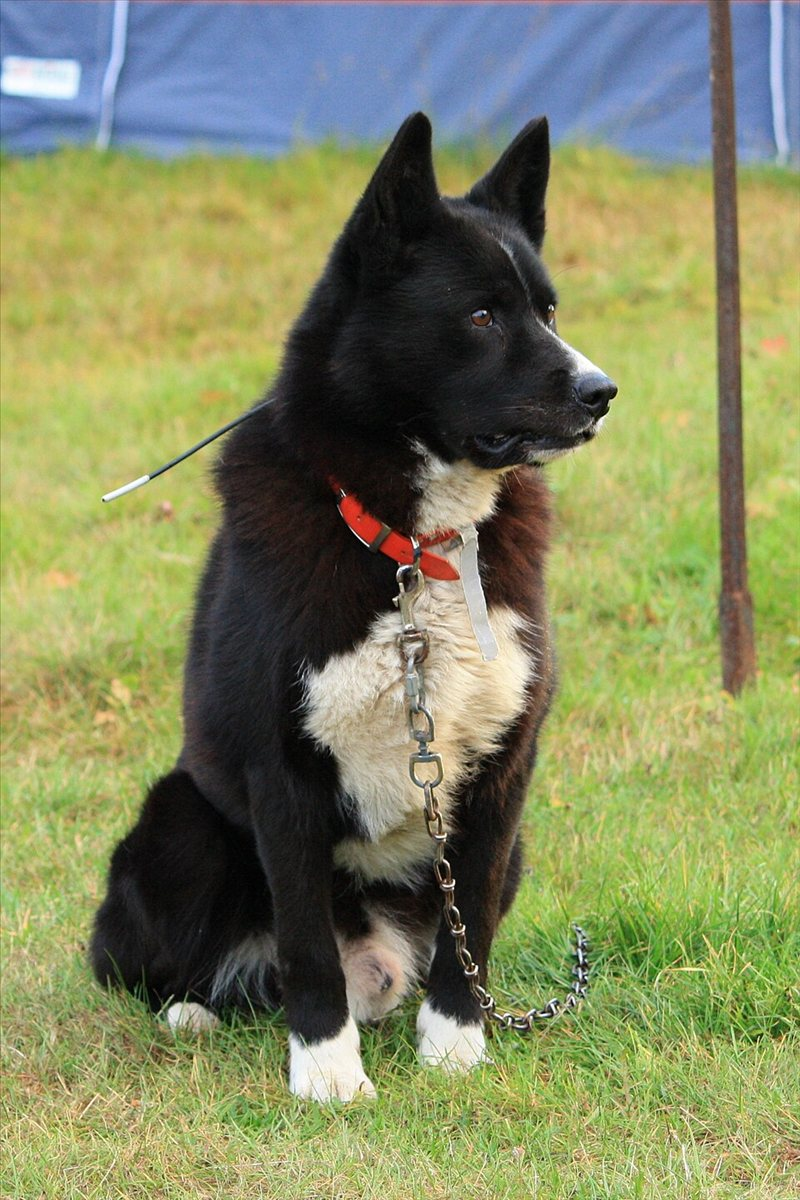
#> input picture backend/src/test/resources/photos/dog-single-black.jpg, 800 x 1200 px
$ python -i convert_asset.py   (imports and definitions only)
#> lines starting #> are read from the running program, lines starting #| are printed output that depends on the picture; after the words box and inside, x2 and y2 are one past the last pixel; in counts of white or black regions, pixels touching at a corner belong together
#> further down, picture is the input picture: PIL image 800x1200 RGB; mean R, G, B 131.4, 136.8, 96.9
"""AnimalLift output (mesh.obj + uv.png [+ hair.npz]) -> GLB that satisfies docs/asset/GLB_SPEC.md.

  python tools/convert_asset.py \
    --obj work/<jobId>/raw/mesh.obj --texture work/<jobId>/raw/uv.png [--hair work/<jobId>/raw/hair.npz] \
    --out results/<jobId>/base.glb --metrics results/<jobId>/base.metrics.json \
    [--forward-axis +x] [--normalize-longest-axis 1.0] [--max-triangles 20000] [--max-texture 2048] [--max-bytes 10485760] \
    [--hair-meta <AnimalLift>/assets/hair_map_meta_uvanchor.npz] [--pad-texture]

GLB_SPEC §1~§4 applied here:
  * single binary .glb, texture embedded, one node named "base", POSITION/NORMAL/TEXCOORD_0
  * Y-up, 1 unit = 1 m, longest bounding-box axis = 1.0 m, lowest point y = 0, centred on x/z
  * face toward +Z. AnimalLift's template (SMAL-style) has the head on +X, so the default --forward-axis is +x
  * PBR metallic 0, roughness 0.9
Violations exit with code 2 and a reason (the inference service reports CONVERSION_FAILED).

With --hair, the fur maps for the app's shell fur go inside the GLB (GLB_SPEC §4.1): two PNG images in the binary
chunk, named by the root extras.beside = {hairLengthImage, hairFlowImage, furLength} that the app reads
(RuntimeModelLoader.TryReadEmbeddedHair). They are images only, no glTF texture uses them. The same maps are also
written next to the GLB as hair_length.png / hair_flow.png / hair_maps.json for inspection.

Two opt-in extras from the branch Unity (2d2e235), both off by default so the default GLB is unchanged (need scipy):
  --hair-meta  rebuild the fur maps from AnimalLift's guide texels only (hair_map_meta_uvanchor.npz), no fur on the
               nose leather and paw pads (needs base_texture.png next to the meta file), seams padded 3 texels;
               furLength is then the 99.5th percentile over texels that have fur. Also writes hair_region.png
               (guide group per texel, 255 = none) next to the GLB. An unreadable meta file falls back to the raw maps.
  --pad-texture  fill uv.png's pure-green background with the nearest UV island colour (no green fringes at ears
               and seams) for the GLB's base colour, and write it as texture_padded.png for rig_transfer.
The fur map layout (keys, image names, flow G sign) is the same either way.
"""
from __future__ import annotations

import argparse
import io
import json
import logging
import os
import struct
import sys
import time

import numpy as np
import trimesh
from PIL import Image

# rotation (about +Y) that turns the given head axis into +Z, as a function of (x, z) -> (x', z')
_FORWARD = {
    "+z": lambda x, z: (x, z),
    "-z": lambda x, z: (-x, -z),
    "+x": lambda x, z: (-z, x),   # head on +X -> +Z
    "-x": lambda x, z: (z, -x),
}

MAX_GLB_BYTES = 10 * 1024 * 1024   # GLB_SPEC §1 file size limit; the inference service checks a rigged GLB against it too

log = logging.getLogger("convert_asset")


class ConversionError(Exception):
    pass


def pad_texture(img: Image.Image) -> Image.Image:
    """AnimalLift's uv.png has a pure green background between the UV islands. Bilinear filtering and mip-maps
    pull that green into the edges of every island (green seams on ears, green fringes on the fur).
    Replace each background pixel with the color of the nearest island pixel; island pixels stay as they are."""
    a = np.asarray(img.convert("RGB"), np.float32) / 255.0
    green = (a[..., 1] > 0.55) & (a[..., 0] < 0.4) & (a[..., 2] < 0.4) & (a[..., 1] - np.maximum(a[..., 0], a[..., 2]) > 0.3)
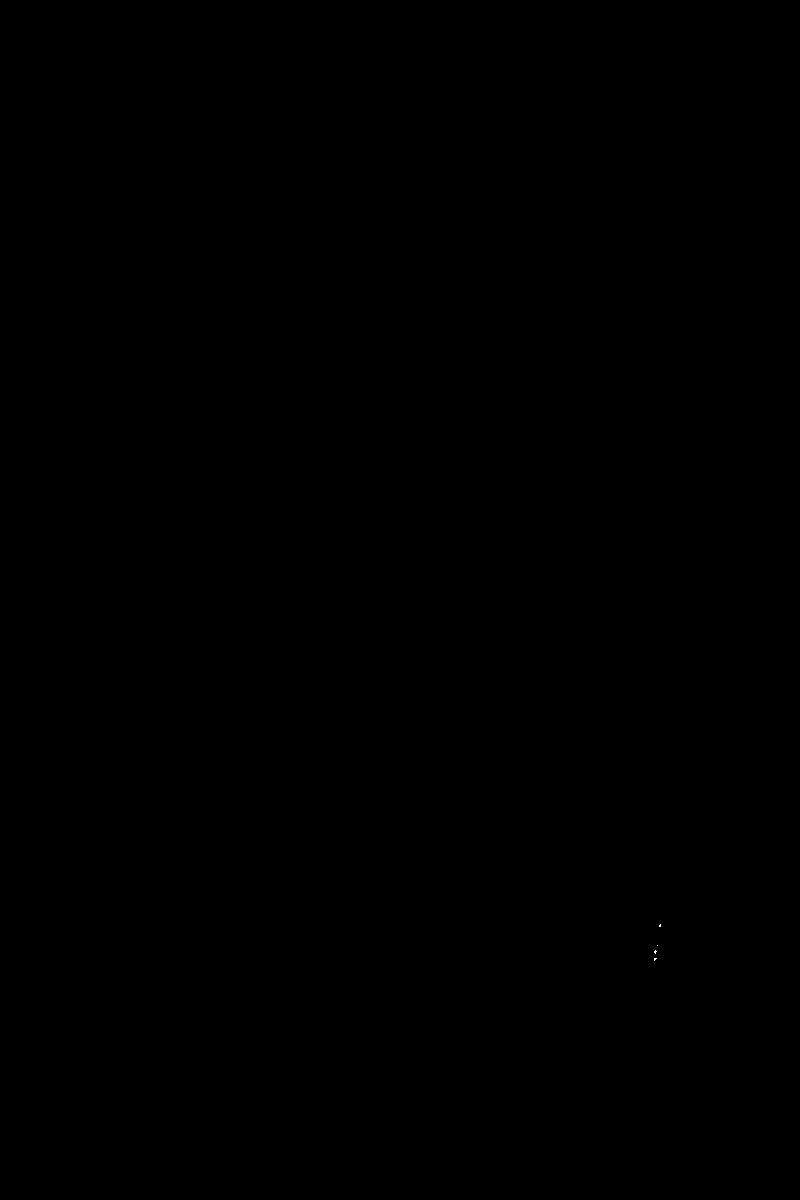
#> green: shape (1200, 800) bool; 0% white in thin lines or dots, all inside (x1, y1, x2, y2) = (654, 924, 661, 961)
    if not green.any() or green.all():
        return img.convert("RGB")
    try:
        from scipy import ndimage
    except ImportError as e:
        raise ConversionError("--pad-texture needs scipy") from e
    _, (iy, ix) = ndimage.distance_transform_edt(green, return_indices=True)
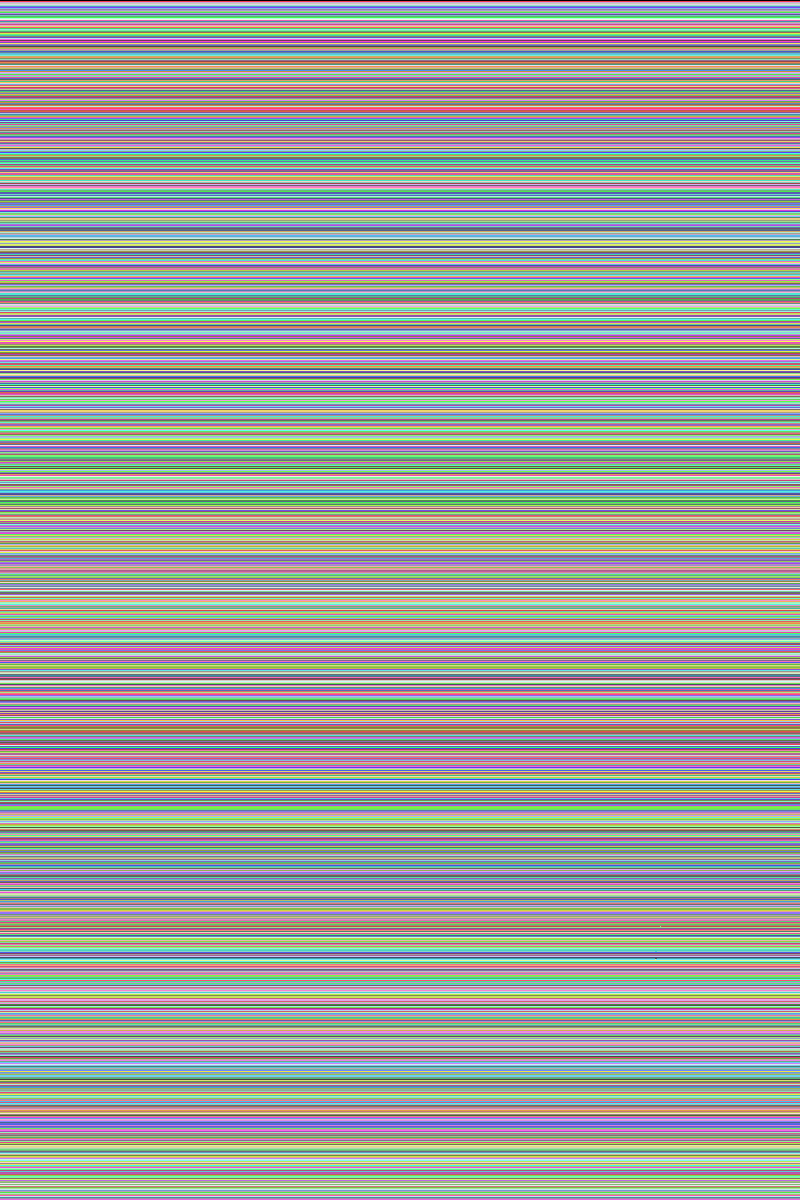
#> iy: shape (1200, 800) int32; 1200 distinct labels, from 0 to 1199; one colour per label, 0 black
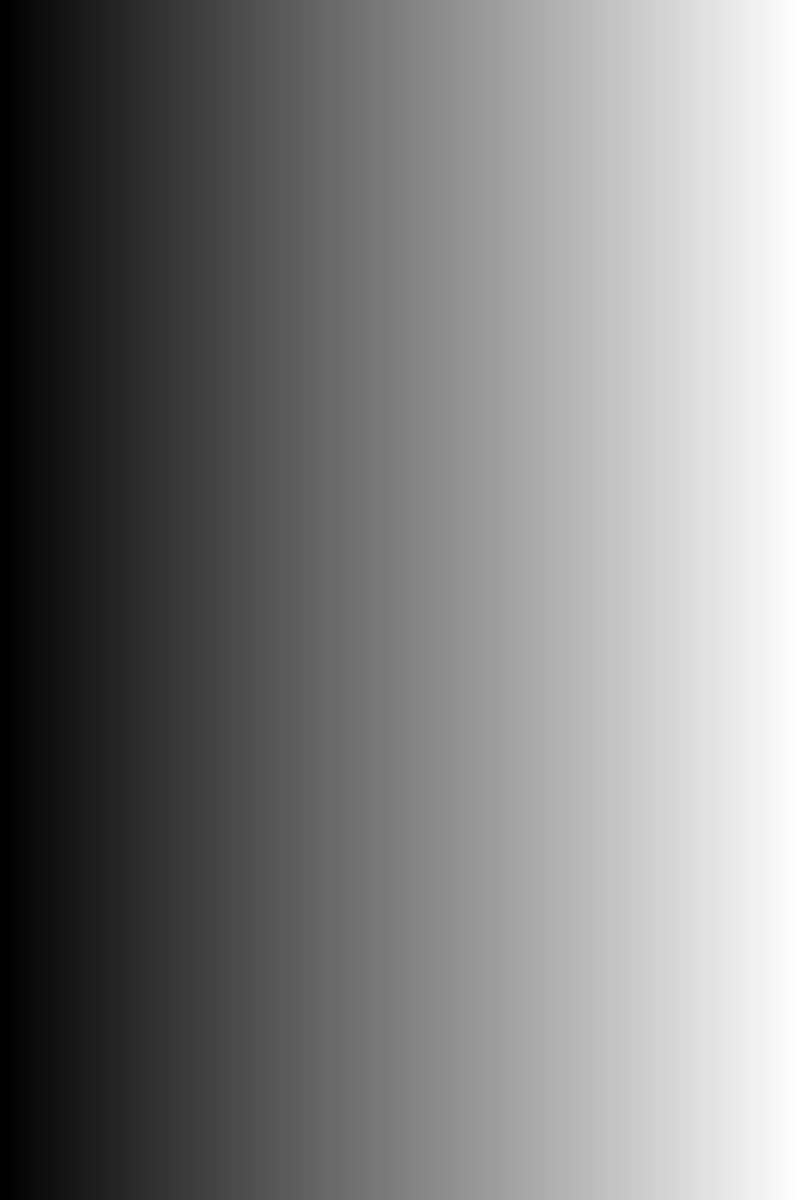
#> ix: shape (1200, 800) int32; min 0, max 799, mean 399.5; drawn with min black and max white
    return Image.fromarray((a[iy, ix] * 255 + 0.5).astype(np.uint8), "RGB")


# [167 lines left out: functions _smooth_normals, _out_dir, convert, hair_maps, _hair_maps, not called in this run]


# Template-UV boxes (hair-map pixel coords of AnimalLift's 512 x 512 grid: x right, y DOWN from the top row = v 1)
# where the template has bare skin: the nose leather and the four paw-pad islands. Within them the dark pixels of the
# template's base_texture.png are the skin. Same UV layout for every AnimalLift dog (branch Unity 2d2e235).
_BARE_BOXES = [(232, 166, 290, 218),                          # nose
               (12, 292, 80, 362), (440, 280, 510, 348),       # paw pads (front)
               (8, 438, 80, 508), (438, 438, 510, 510)]        # paw pads (hind)


# [140 lines left out: functions _load_guides, _hairless_mask, _from_guides, _png, embed_hair, main, not called in this run]


# [2 lines not run here, left out]

>>> from PIL import Image
>>> picture = Image.open('../../backend/src/test/resources/photos/dog-single-black.jpg')
>>> result = pad_texture(picture)
